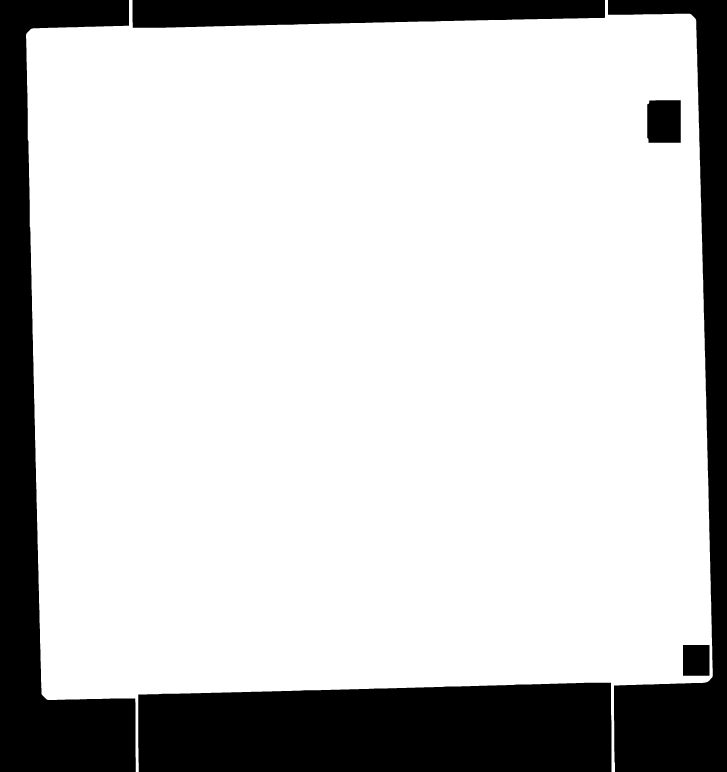
#> input picture erode/720_erode.jpg, 2908 x 3088 px, found by its file name (shown at 1/4 size)
$ python vertice.py
#> lines starting #> are read from the running program, lines starting #| are printed output that depends on the picture
import cv2
import os
import numpy as np
import math

path = r'C:\Users\yzgua\Desktop\bat\erode'
filename = '720_erode.jpg'

img = cv2.imread(os.path.join(path, filename))
#> img is the input picture: shape (3088, 2908, 3); min 0, max 255, mean 202.8

gray = cv2.cvtColor(img,cv2.COLOR_BGR2GRAY)
bi = cv2.bilateralFilter(gray, 5, 75, 75)
cv2.namedWindow('bi', 0)
cv2.imshow('bi',bi)

dst = cv2.cornerHarris(bi, 2, 3, 0.04)
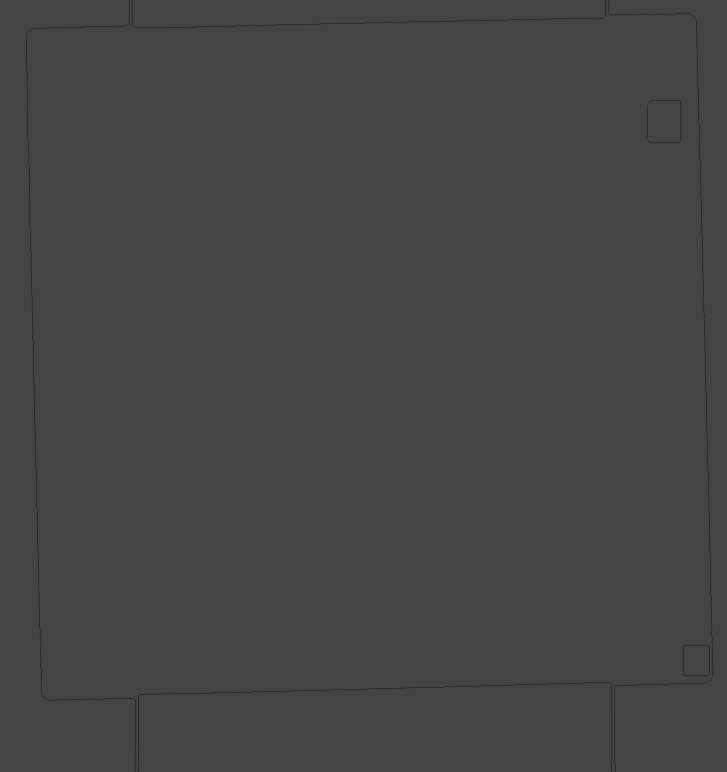
#> dst: shape (3088, 2908) float32 (shown at 1/4 size); min -0.0394, max 0.107, mean -8.22e-05; drawn with min black and max white
#--- create a black image to see where those corners occur ---
mask = np.zeros_like(gray)

#--- applying a threshold and turning those pixels above the threshold to white ---
mask[dst>0.01*dst.max()] = 255
cv2.namedWindow('mask', 0)
cv2.imshow('mask', mask)
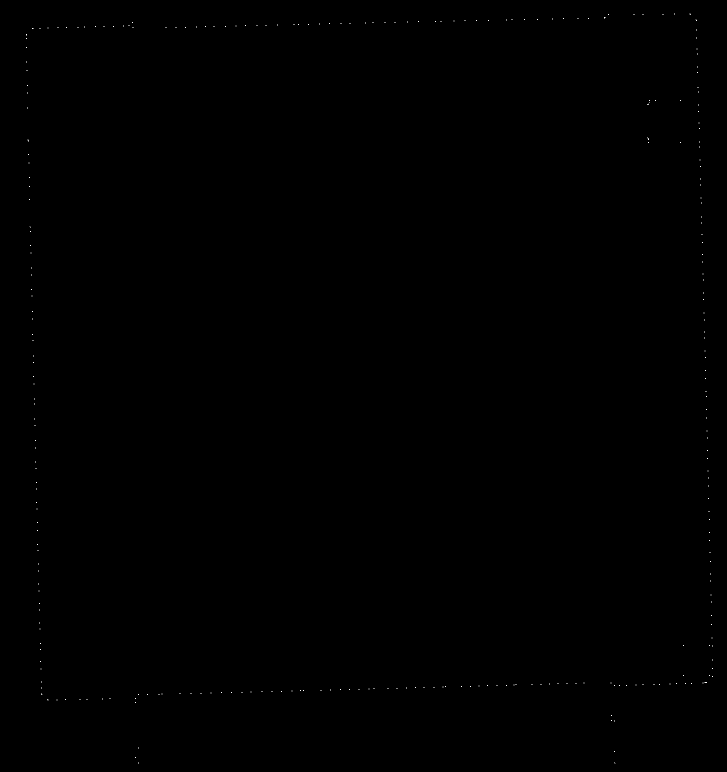
#> window 'mask': shape (3088, 2908) (shown at 1/4 size); 0.01% white in thin lines or dots


img[dst > 0.01 * dst.max()] = [0, 0, 255]   #--- [0, 0, 255] --> Red ---
cv2.namedWindow('dst', 0)
cv2.imshow('dst', img)

coor = np.argwhere(mask)
coor_list = [l.tolist() for l in list(coor)]
coor_tuples = [tuple(l) for l in coor_list]

def distance(pt1, pt2):
    (x1, y1), (x2, y2) = pt1, pt2
    dist = math.sqrt( (x2 - x1)**2 + (y2 - y1)**2 )
    return dist

distance_list = [distance((0,0), pct1) for pct1 in coor_tuples]

print(coor_tuples)
print()
print(len(coor_tuples))
print()
print(distance_list)
print(len(distance_list))

pct_num = 200

sorted_dis = sorted(range(len(distance_list)), key=lambda i: distance_list[i])[:pct_num]

print(sorted_dis)

print()

close_points = [coor_tuples[i] for i in sorted_dis]

print(close_points)

thresh = 400

close_points_copy = close_points

i = 1
for pt1 in close_points:
    # print(' I :', i)
    for pt2 in close_points[i::1]:
        # print(pt1, pt2)
        # print('Distance :', distance(pt1, pt2))
        if(distance(pt1, pt2) < thresh):
            close_points_copy.remove(pt2)
    i+=1

print(close_points_copy)

img2 = img.copy()

# mypoints = [(90, 202), (2778, 184), (2761, 2890), (107, 2890)]

for pt in close_points_copy:
    cv2.circle(img2, tuple(reversed(pt)), 5, (36,255,12), -1)

# for pt in mypoints:
#      cv2.circle(img2, tuple(pt), 5, (36,255,12), -1)

cv2.imwrite("C:\\Users\\yzgua\\Desktop\\bat\\erode\\vertice\\11.jpg", img2)
cv2.namedWindow('Image with corners', 0)
cv2.imshow('Image with corners', img2)
cv2.waitKey(0)
cv2.destroyAllWindows()
